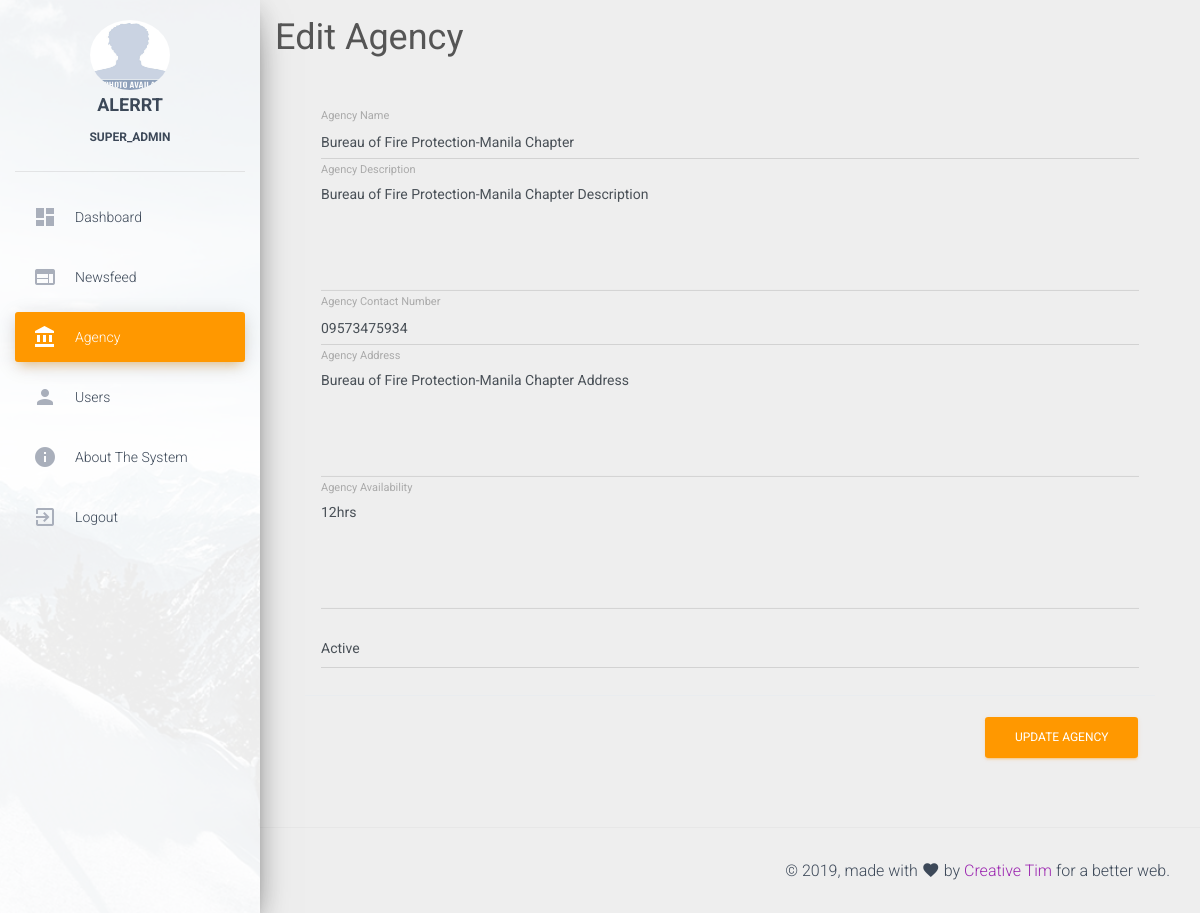
/web_based/homepage/edit_agency.php?agencyID=1 (signed in), run on the app's committed database.
### tables this page shows
CREATE TABLE `tblagency` (
  `AgencyID` int(255) NOT NULL,
  `AgencyCaption` varchar(500) NOT NULL,
  `AgencyDescription` varchar(5000) NOT NULL,
  `AgencyContactNumber` varchar(5000) NOT NULL,
  `AgencyLocation` varchar(1000) NOT NULL,
  `AgencyStatus` varchar(255) NOT NULL,
  `AgencyImage` varchar(1000) NOT NULL,
  `AgencyMain` varchar(255) NOT NULL,
  `AgencyAvailability` varchar(255) NOT NULL
);

### web_based/session.php (called while the page is built, shortened)
<?php
$session_fullname = $_SESSION['user_fullname'];
$session_role = $_SESSION['user_role'];
$session_profile_pic = $_SESSION['user_profile_pic'];
?>

### web_based/homepage/edit_agency.php (the view, shortened to what this page needs)
<?php
include('../database.php');
include('../session.php');
$agencyID = isset($_GET['agencyID']);
$agencyCaption = '';
$agencyDescription = '';
$agencyContactNumber = '';
$agencyAddress = '';
$agencyStatus = '';
$result=mysqli_query($con, "SELECT * FROM tblagency WHERE AgencyID='$agencyID'") or die("ERROR!");
$numrows=mysqli_num_rows($result);
if($numrows > 0){
	while($row = mysqli_fetch_assoc($result)){
		$agencyCaption = $row['AgencyCaption'];
		$agencyDescription = $row['AgencyDescription'];
		$agencyContactNumber = $row['AgencyContactNumber'];
		$agencyAddress = $row['AgencyLocation'];
		$agencyStatus = $row['AgencyStatus'];
    $agencyAvailability = $row['AgencyAvailability'];
 	}
}
?>
<!DOCTYPE html>
<html lang="en">
<head>
  <link rel="stylesheet" href="https://maxcdn.bootstrapcdn.com/font-awesome/latest/css/font-awesome.min.css">
  <link href="assets/css/material-dashboard.css?v=2.1.1" rel="stylesheet" />
  <link href="assets/demo/demo.css" rel="stylesheet" />
</head>
<body class="">
  <div class="wrapper ">
    <div class="sidebar" data-color="orange" data-background-color="white" data-image="assets/img/sidebar-1.jpg">
      <div class="logo">
        <a href="dashboard.php" class="simple-text logo-normal">
        	<?php
            if($session_profile_pic == ""){
              $loggedInUserProfilePicUrl = "assets/img/no-profile-pic-available.jpg";
            }else{
              $loggedInUserProfilePicUrl = $session_profile_pic;
            }
            echo '<img src=' . $loggedInUserProfilePicUrl . ' style="width: 80px; height: 70px; border-radius: 50%;"><br>';
          ?>
        	<strong><?php echo $session_fullname ?><br>
          <span style="font-size: 12px;"><?php echo $session_role ?></span>
        	</strong>
        </a>
      </div>
      <div class="sidebar-wrapper">
        <ul class="nav">
          <li class="nav-item">
            <a class="nav-link" href="dashboard.php">
              <i class="material-icons">dashboard</i>
              <p>Dashboard</p>
            </a>
          </li>
          <li class="nav-item ">
            <a class="nav-link" href="newsfeed.php">
              <i class="material-icons">web</i>
              <p>Newsfeed</p>
            </a>
          </li>
          <?php
            if($session_role == "SUPER_ADMIN" || $session_role == "ADMIN"){
              echo '' .
              '<li class="nav-item active">' .
                '<a class="nav-link" href="agency.php">' .
                  '<i class="material-icons">account_balance</i>' .
                  '<p>Agency</p>' .
                '</a>' .
              '</li>' .
              '<li class="nav-item">' .
                '<a class="nav-link" href="users.php">' .
                  '<i class="material-icons">person</i>' .
                  '<p>Users</p>' .
                '</a>' .
              '</li>';
            }
          ?>
          <li class="nav-item ">
            <a class="nav-link" style="cursor: pointer;" data-toggle="modal" data-target="#btnShowAboutTheSystem">
              <i class="material-icons">info</i>
              <p>About The System</p>
            </a>
          </li>
          <li class="nav-item ">
            <a class="nav-link" href="../logout.php">
              <i class="material-icons">exit_to_app</i>
              <p>Logout</p>
            </a>
          </li>
        </ul>
      </div>
    </div>
    <div class="main-panel">
      <nav class="navbar navbar-expand-lg navbar-transparent navbar-absolute fixed-top ">
        <div class="container-fluid">
          <div class="navbar-wrapper">
          	<h2>
          		<strong>
		        	<?php
						if($session_role == "SUPER_ADMIN"){
							echo "Edit Agency";
						}else if($session_role == "ADMIN"){
							echo "Edit Sub-Agency";
						}
					?>
				</strong>
			</h2>
          </div>
        </div>
      </nav>
      <div class="content">
        <div class="container-fluid">
          <div class="row" style="margin-left: auto; margin-right: auto;">
            <div class="col-md-12">
            	<form method="POST" action="../updateAgency.php?agencyID=<?php echo $agencyID; ?>">
			        <div class="modal-body">
		                <div class="row">
		                  <div class="col-md-12">
		                    <div class="form-group">
		                      <label class="bmd-label-floating">Agency Name</label>
		                      <input type="text" class="form-control" name="agency_name" value="<?php echo $agencyCaption; ?>" required maxlength="50">
		                    </div>
		                  </div>
	                    <div class="col-md-12">
	                      <div class="form-group">
	                        <label class="bmd-label-floating">Agency Description</label>
	                        <textarea cols=50 rows=5 class="form-control" name="agency_description" required maxlength="1000"><?php echo $agencyDescription; ?></textarea>
	                      </div>
	                    </div>
		                  <div class="col-md-12">
		                    <div class="form-group">
		                      <label class="bmd-label-floating">Agency Contact Number</label>
		                      <input type="text" class="form-control" name="agency_contact_number" value="<?php echo $agencyContactNumber; ?>" required>
		                    </div>
		                  </div>
	                    <div class="col-md-12">
	                      <div class="form-group">
	                        <label class="bmd-label-floating">Agency Address</label>
	                        <textarea cols=50 rows=5 class="form-control" name="agency_address" required maxlength="500"><?php echo $agencyAddress; ?></textarea>
	                      </div>
	                    </div>
                      <div class="col-md-12">
                      <div class="form-group">
                        <label class="bmd-label-floating">Agency Availability</label>
                        <textarea cols=50 rows=5 class="form-control" name="agency_availability" required maxlength="500"><?php echo $agencyAvailability; ?></textarea>
                      </div>
                    </div>
		                  <div class="col-md-12">
		                    <div class="form-group">
		                      <select class="form-control" name="agency_status" required>
		                      	<?php
		                      	if($agencyStatus == "Active"){
		                      		echo '<option value="Active" selected>Active</option>' .
		                      			'<option value="Inactive">Inactive</option>';
		                      	}else{
		                      		echo '<option value="Active">Active</option>' .
		                      			'<option value="Inactive" selected>Inactive</option>';
		                      	}
		                      	?>
		                      </select>
		                    </div>
		                  </div>
		                </div>
			        </div>
			        <div class="modal-footer">
			        	<button type="submit" class="btn btn-warning pull-right">
			              <?php
			                if($session_role == "SUPER_ADMIN"){
			                  echo "Update Agency";
			                }else if($session_role == "ADMIN"){
			                  echo "Update Sub-Agency";
			                }
			              ?>
			              </button>
			        </div>
		        </form>
            </div>
          </div>
        </div>
      </div>
      <footer class="footer">
        <div class="container-fluid">
          <div class="copyright float-right">
            &copy;
            , made with <i class="material-icons">favorite</i> by
            <a href="https://www.creative-tim.com" target="_blank">Creative Tim</a> for a better web.
          </div>
        </div>
      </footer>
    </div>
  </div>
</body>
</html>

### data on the page
tblagency: agency_name "Bureau of Fire Protection-Manila Chapter", agency_description "Bureau of Fire Protection-Manila Chapter Description", agency_contact_number "09573475934", agency_address "Bureau of Fire Protection-Manila Chapter Address", agency_availability "12hrs", agency_status "Active"

### other printed values
$session_fullname "ALERRT"
$session_role "SUPER_ADMIN"
